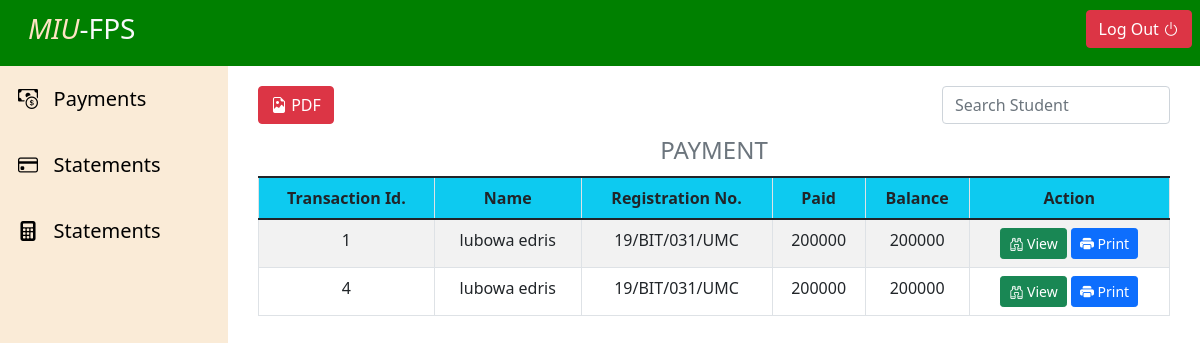
The page /admin/bursar/Payments.php on the database its author committed.
### tables this page shows
CREATE TABLE `payments` (
  `transaction id` int(100) NOT NULL,
  `name` varchar(255) NOT NULL,
  `regno` varchar(255) NOT NULL,
  `paid` int(255) NOT NULL,
  `reason` varchar(255) NOT NULL,
  `balance` int(255) NOT NULL
);

### admin/bursar/Payments.php (the view, shortened to what this page needs)
<?php
include("../../includes/layouts/head.php");
?>
<?php
include('../../includes/layouts/admin-header.php')
?>
<main>
    <div class="left-sidebar">
        <?php
        include('../../includes/layouts/Bursar-dashboard.php')
        ?>
    </div>
    <div class="content">
        <div class="content-button-space">
            <button class='btn btn-danger' type='submit' name='print'><i class='bi bi-file-earmark-image'></i> PDF</button>
            <input class="form-control w-25" type="search" name="search_student_name" placeholder="Search Student" aria-label="Search">
        </div>
        <table class="table table-striped table-bordered table-hover caption-top">
            <caption class="text-center fs-4">PAYMENT</caption>
            <thead class="bg-info text-center">
                <th>Transaction Id.</th>
                <th>Name</th>
                <th>Registration No.</th>
                <th>Paid</th>
                <th>Balance</th>
                <th colspan="3">Action</th>
            </thead>
            <tbody class="text-center">
                <?php
                include('../../includes/logic/config.php');
                $sql = "SELECT * FROM payments";
                $result = mysqli_query($conn, $sql);
                $rowCount = mysqli_num_rows($result);
                if ($rowCount > 0) {
                    while ($row = mysqli_fetch_assoc($result)) {
                        echo
                        "
                        <tr>
                        <td>" . $row['transaction id'] . "</td>
                        <td>" . $row['name'] . "</td>
                        <td>" . $row['regno'] . "</td>
                        <td>" . $row['paid'] . "</td>
                        <td>" . $row['balance'] . "</td>
                        <td>
                            <button class='btn btn-success btn-sm' data-bs-toggle='modal' data-bs-target='#myView' type='submit' name='view'><i class='bi bi-binoculars'></i> View</button>
                            <button class='btn btn-primary btn-sm' data-bs-toggle='modal' data-bs-target='#myPrint' type='submit' name='print'><i class='bi bi-printer-fill'></i> Print</button>
                        </td>
                        </tr>
                        ";
                    }
                }
                ?>
            </tbody>
        </table>
    </div>
</main>
<?php
    include('../../includes/layouts/footer.php')
?>

### assets/css/style.css (style rules this page uses)
* { box-sizing: border-box; }
html, body { box-sizing: border-box; height: 100%; width: 100%; padding: 0; margin: 0; }
main { display: flex; height: calc(100% - 66px); }
main .left-sidebar { flex: 2; height: 100%; background-color: antiquewhite; }
main .content { flex: 8; height: 100%; overflow-y: scroll; padding: 20px 30px; }
main .content .content-button-space input { float: right; }

### rows shown on the page
payments: transaction id "1", name "lubowa edris", regno "19/BIT/031/UMC", paid "200000", balance "200000"
payments: transaction id "4", name "lubowa edris", regno "19/BIT/031/UMC", paid "200000", balance "200000"
